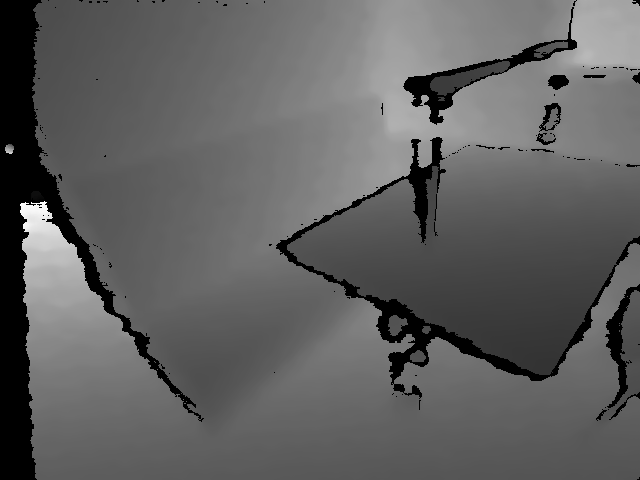
#> input picture dataset/ucl_data/depth/ucl_depth_06.png, 640 x 480 px; its folder holds only this picture in this run
$ python convert_ucl_data.py
#> lines starting #> are read from the running program, lines starting #| are printed output that depends on the picture
import os
import numpy as np
import cv2
import pickle
import glob
from tqdm import tqdm

def convert_depth_to_tsdf(depth_img, truncation_distance=0.1):
    """
    Convert a raw depth image to a truncated signed distance function (TSDF) representation.

    Args:
        depth_img: HxW depth image (in meters)
        truncation_distance: Truncation distance for the TSDF (in meters)

    Returns:
        tsdf_img: HxW TSDF image
    """
    # Create a copy of the depth image
    tsdf_img = depth_img.copy()

    # Scale values to maintain precision similar to the depthTSDF images
    # This step ensures that the converted images have similar characteristics
    # to the original DepthTSDF images
    if np.max(tsdf_img) < 1000:  # If values are in meters, convert to millimeters
        tsdf_img = tsdf_img * 1000.0

    # Ensure the image is in 16-bit format
    tsdf_img = tsdf_img.astype(np.uint16)

    return tsdf_img

def process_ucl_data(data_dir, output_h5=None):
    """
    Process UCL data: convert depth to TSDF and create empty labels

    Args:
        data_dir: Path to UCL data directory
        output_h5: Path to output H5 file (if None, will only convert data)
    """
#> called with data_dir = 'dataset/ucl_data'
    # Define paths
    depth_dir = os.path.join(data_dir, 'depth')
    tsdf_dir = os.path.join(data_dir, 'depthTSDF')
    labels_dir = os.path.join(data_dir, 'labels')

    # Make directories if they don't exist
    os.makedirs(tsdf_dir, exist_ok=True)
    os.makedirs(labels_dir, exist_ok=True)

    # Get list of depth files
    depth_files = sorted(glob.glob(os.path.join(depth_dir, '*.png')))

    # Process each depth image
    print(f"Converting {len(depth_files)} depth images to TSDF format...")
    for depth_file in tqdm(depth_files):
        # Load depth image
        depth_img = cv2.imread(depth_file, cv2.IMREAD_ANYDEPTH)
#> depth_img is the input picture: shape (480, 640); min 0, max 255, mean 96

        if depth_img is None:
            print(f"Warning: Could not load depth image {depth_file}")
            continue

        # Convert to TSDF
        tsdf_img = convert_depth_to_tsdf(depth_img)
#> in convert_depth_to_tsdf, `tsdf_img = tsdf_img.astype(np.uint16)`:
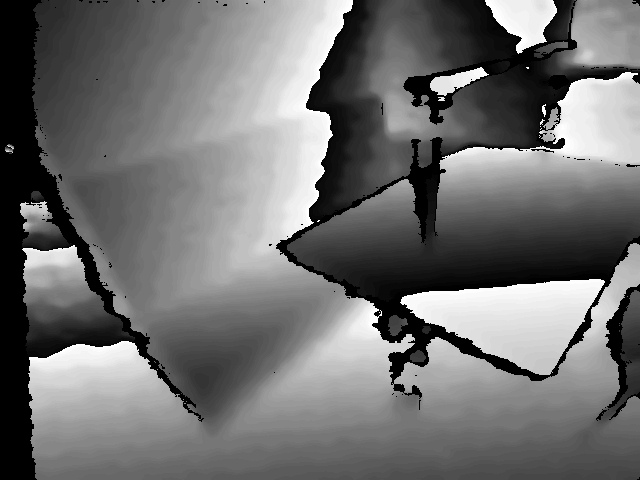
#> tsdf_img: shape (480, 640) uint16; min 0, max 65464, mean 28814.4; drawn with min black and max white

        # Save TSDF image (use same filename, but in the depthTSDF directory)
        tsdf_path = os.path.join(tsdf_dir, os.path.basename(depth_file))
        cv2.imwrite(tsdf_path, tsdf_img)

    # Create empty labels (all background) for each frame
    print("Creating empty labels file...")
    labels_path = os.path.join(labels_dir, 'tabletop_labels.dat')
    empty_labels = [[] for _ in range(len(depth_files))]

    with open(labels_path, 'wb') as f:
        pickle.dump(empty_labels, f)

    print(f"Converted {len(depth_files)} depth images to TSDF format")
    print(f"Created empty labels file at {labels_path}")

    # Now the data is ready to be processed into an H5 file
    print("Data preparation complete!")
    print("You can now run prepare_sun3d_dataset.py to convert to H5 format")

if __name__ == "__main__":
    # Path to UCL data directory
    data_dir = 'dataset/ucl_data'

    # Process the data
    process_ucl_data(data_dir)

$ run again, on dataset/ucl_data/depth/ucl_depth_18.png
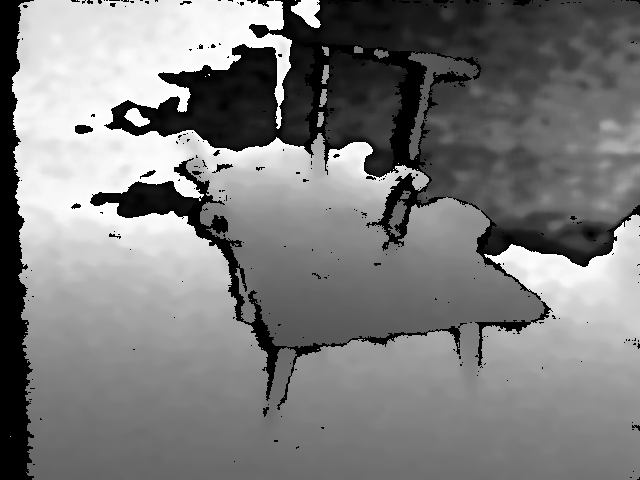
#> input picture dataset/ucl_data/depth/ucl_depth_18.png, 640 x 480 px
#> in process_ucl_data, depth_img is the input picture: shape (480, 640); min 0, max 255, mean 124.6
#> in convert_depth_to_tsdf, `tsdf_img = tsdf_img.astype(np.uint16)`:
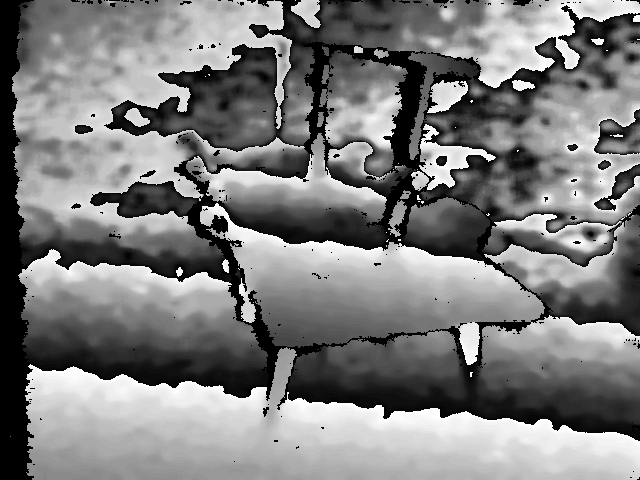
#> tsdf_img: shape (480, 640) uint16; min 0, max 65464, mean 32218.9; drawn with min black and max white

$ run again, on dataset/ucl_data/depth/ucl_depth_22.png
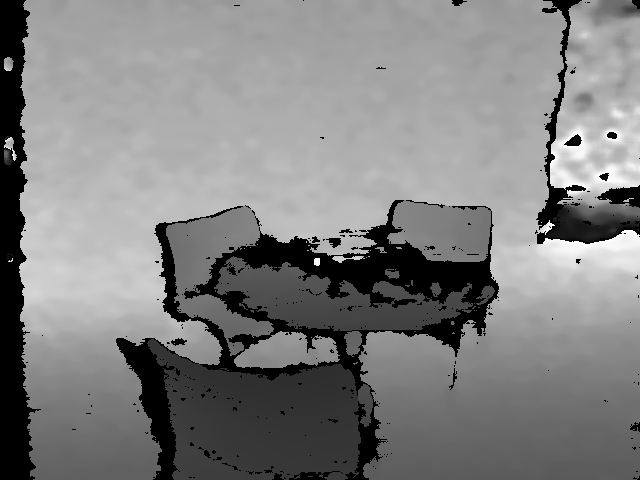
#> input picture dataset/ucl_data/depth/ucl_depth_22.png, 640 x 480 px
#> in process_ucl_data, depth_img is the input picture: shape (480, 640); min 0, max 255, mean 128.7
#> in convert_depth_to_tsdf, `tsdf_img = tsdf_img.astype(np.uint16)`:
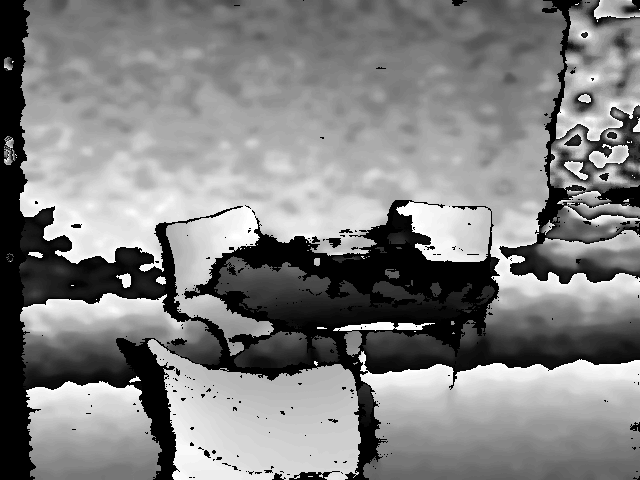
#> tsdf_img: shape (480, 640) uint16; min 0, max 65464, mean 33472.4; drawn with min black and max white

$ run again, on dataset/ucl_data/depth/ucl_depth_24.png
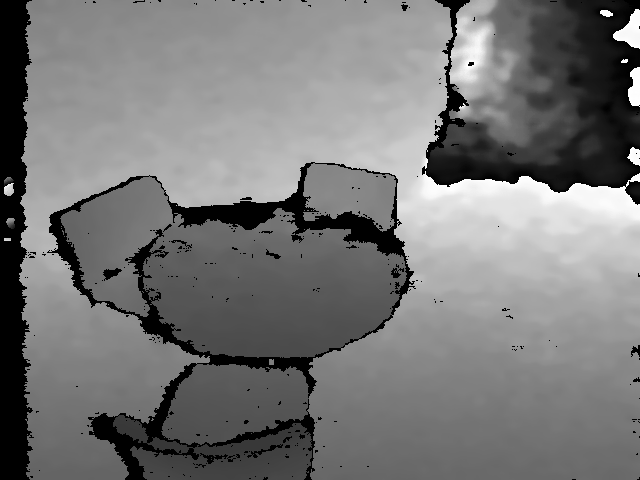
#> input picture dataset/ucl_data/depth/ucl_depth_24.png, 640 x 480 px
#> in process_ucl_data, depth_img is the input picture: shape (480, 640); min 0, max 255, mean 119
#> in convert_depth_to_tsdf, `tsdf_img = tsdf_img.astype(np.uint16)`:
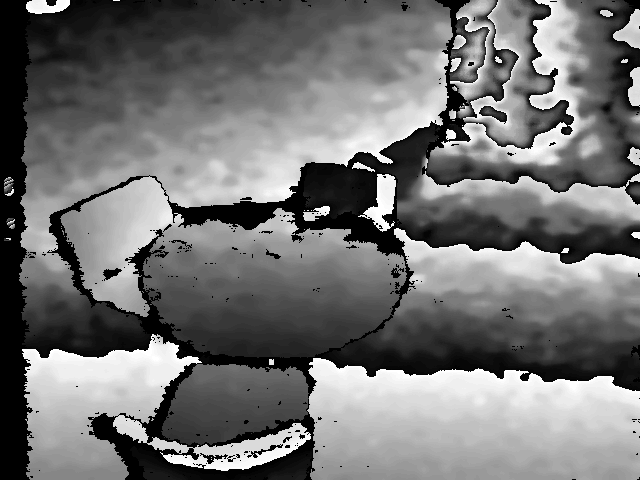
#> tsdf_img: shape (480, 640) uint16; min 0, max 65464, mean 29465; drawn with min black and max white
